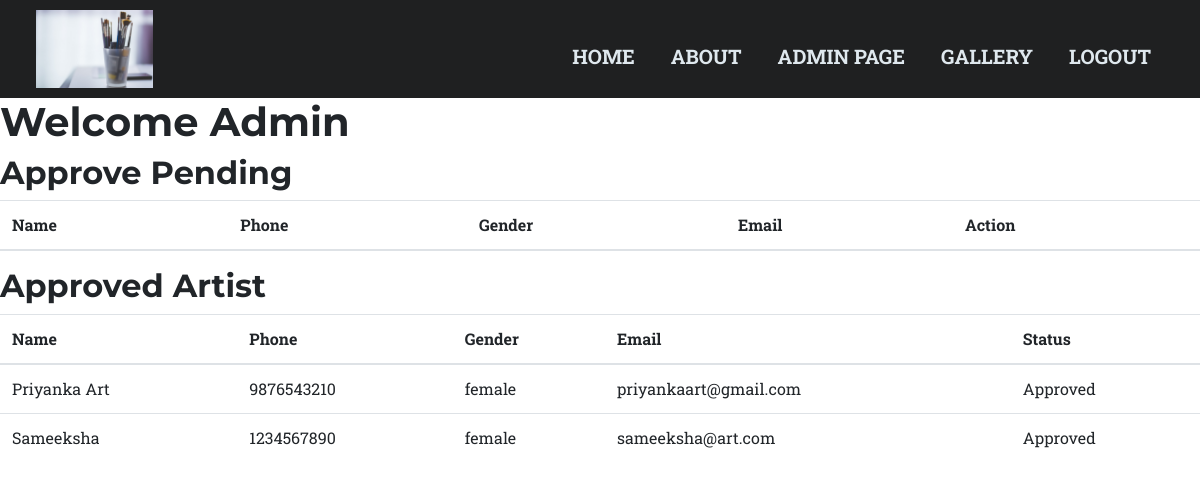
/admin.php (signed in), run on the app's committed database.
### tables this page shows
CREATE TABLE `artist` (
  `id` int(11) NOT NULL,
  `name` varchar(20) NOT NULL,
  `phone` varchar(10) NOT NULL,
  `gender` varchar(6) NOT NULL,
  `email` varchar(50) NOT NULL,
  `password` varchar(20) NOT NULL,
  `approved` varchar(6) NOT NULL
);

### admin.php (the view, shortened to what this page needs)
<?php include "header.php";
      include "includes/dbh.inc.php"?>
<h1>Welcome Admin</h1>
    <h2>Approve Pending</h2>
    <div class="table-responsive">
        <table class="table">
            <thead>
                <tr>
                    <th>Name</th>
                    <th>Phone</th>
                    <th>Gender</th>
                    <th>Email</th>
                    <th>Action</th>
                </tr>
            </thead>
        </table>
    </div>
    <h2>Approved Artist</h2>
    <div class="table-responsive">
        <table class="table">
            <thead>
                <tr>
                    <th>Name</th>
                    <th>Phone</th>
                    <th>Gender</th>
                    <th>Email</th>
                    <th>Status</th>
                </tr>
            </thead>
            <tbody>
              <?php
              $sql = "SELECT id,name,phone,gender,email,approved FROM artist where approved='true';";
              $stmt = mysqli_stmt_init($conn);
              if(!mysqli_stmt_prepare($stmt,$sql)){
                exit();
              }
              else {
                mysqli_stmt_execute($stmt);
                $result = mysqli_stmt_get_result($stmt);
                while($row = mysqli_fetch_assoc($result)) {
                  echo "<tr><td>{$row["name"]}</td><td>{$row["phone"]}</td><td>{$row["gender"]}</td><td>{$row["email"]}</td><td>Approved</td></tr>" ;
                }
              }
               ?>
            </tbody>
        </table>

### data on the page
artist: name "Priyanka Art", phone "9876543210", gender "female", email "priyankaart@gmail.com"
artist: name "Sameeksha", phone "1234567890", gender "female", email "sameeksha@art.com"
